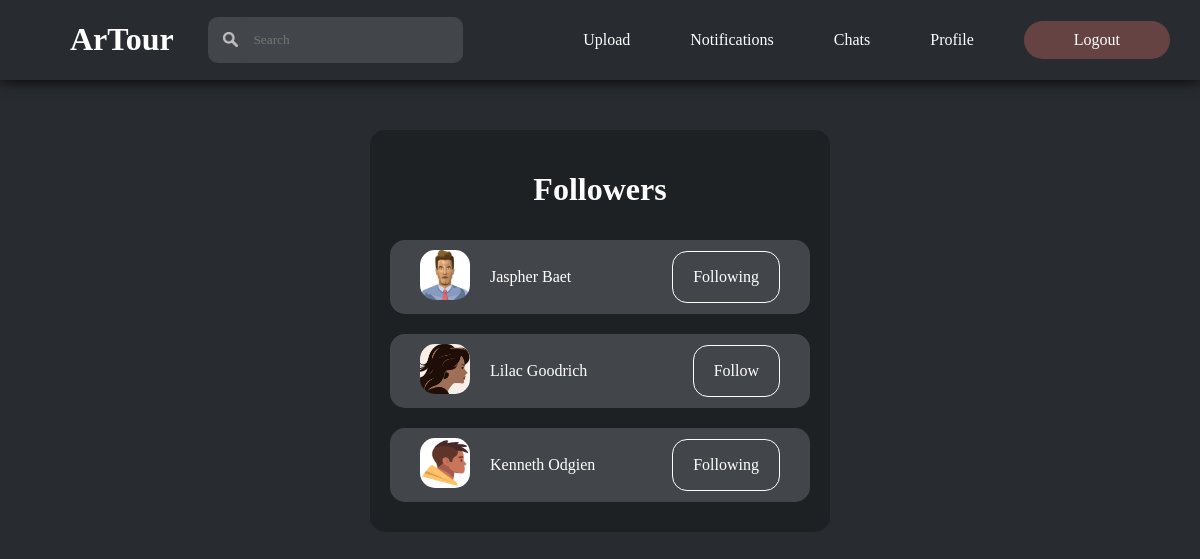
The page /html/follower.php (signed in) on the database its author committed.
### tables this page shows
CREATE TABLE `users` (
  `profileId` int(11) NOT NULL,
  `profileType` int(11) NOT NULL,
  `profileName` varchar(255) NOT NULL,
  `profilePassword` varchar(255) NOT NULL,
  `profileDescription` varchar(255) NOT NULL,
  `profileAddress` varchar(255) NOT NULL,
  `profileEmail` varchar(255) NOT NULL,
  `profileNumber` varchar(11) NOT NULL,
  `profileFacebook` varchar(255) NOT NULL,
  `profileInstagram` varchar(255) NOT NULL,
  `profileX` varchar(255) NOT NULL,
  `profilePicture` varchar(255) NOT NULL,
  `dateCreated` date NOT NULL,
  `activeStatus` int(11) NOT NULL,
  `resetToken` varchar(64) DEFAULT NULL,
  `resetTokenExpire` datetime DEFAULT NULL,
  `verifyStatus` int(11) NOT NULL,
  `verifyToken` varchar(64) DEFAULT NULL,
  `verifyTokenExpire` varchar(64) DEFAULT NULL
);

### html/follower.php (the view, shortened to what this page needs)
<!DOCTYPE html>
<html lang="en">
<head>
    <link rel="stylesheet" href="../css/follower.css">
</head>
<body>
    <?php
        $DBHost = "localhost";
        $DBUser = "root";
        $DBPass = "";
        $DBName = "artourdb";
        $conn = mysqli_connect($DBHost, $DBUser, $DBPass, $DBName);
        $getFollowers = "SELECT * FROM users
        INNER JOIN follow
        ON follow.followerId=users.profileId
        WHERE followStatus=1 AND followedId='".$_SESSION['userId']."'";
        $followingResult = mysqli_query($conn, $getFollowers);
    ?>
    <header>
        <div class="mainheader">
            <div class="logo">
                <h1><a href="home.php"> ArTour </a></h1>
            </div>
            <div class="search">
                <form action="search.php" method="POST">
                    <img src="../images/searchicon.png" alt="">
                    <input type="search" id="search" name="search" placeholder="Search">
                </form>
            </div>
            <div class="navigation">
                <nav class="sections">
                    <a href="uploadimage.php"> Upload </a>
                    <a href="notifications.php"> Notifications </a>
                    <a href="chats.php"> Chats </a>
                    <a href="profile.php"> Profile </a>
                    <a class="button" href="#divOne"> Logout </a>
                </nav>
            </div>
        </div>
    </header>
    <main>
        <div class="container">
            <h1> Followers </h1>
            <?php
                $following = mysqli_num_rows($followingResult);
                if($following>0){
                    while ($followed = mysqli_fetch_assoc($followingResult)){
                        $getFollowStatus = "SELECT * FROM follow WHERE followerId='".$_SESSION['userId']."' AND followedId='".$followed['profileId']."'";
                        $followStatusResult = mysqli_query($conn, $getFollowStatus);
                        $followbackStatus = mysqli_num_rows($followStatusResult);
                        echo "
                        <div class='profile'>
                            <div class='details'>
                                <a class='viewprofile' href='viewprofile.php?profile=".$followed['profileId']."'><img src='../profiles/".$followed['profilePicture']."' alt=''></a>
                                <p> <a class='viewprofile' href='viewprofile.php?profile=".$followed['profileId']."'> ".$followed['profileName']." </a> </p>
                            </div>
                            <div class='followStatus'>";
                            if ($followbackStatus===1) {
                                echo"
                                    <a class='followOn' href='removeFollowStatus.php?followId=".$followed['profileId']."'>
                                        <p> Following </p>
                                    </a>
                                </div>
                        </div>
                                ";
                            }
                            else {
                                echo"
                                    <a class='followOff' href='addFollowStatus.php?followId=".$followed['profileId']."'>
                                        <p> Follow </p>
                                    </a>
                                </div>
                        </div>";
                            }
                    }
                }
            ?>
        </div>
    </main>
</body>
</html>

### css/follower.css (style rules this page uses)
body { background-color: #282b30; background-size: cover; font-family: 'Century Gothic'; padding: 0; margin: 0; }
header { background-color: #282b30; display: flex; flex-direction: column; box-shadow: 0 0 15px black; width: 100%; position:sticky; top: 0; z-index: 99; }
.mainheader { display: flex; justify-content: space-between; align-items: center; }
.logo h1 { position:relative; left: 70px; }
.logo h1 a { text-decoration: none; color: white; }
.search { width: 20%; }
.search form { display: flex; align-items: center; flex-direction: row; background: #424549; border-radius: 10px; width: 100%; padding-left: 15px; }
.search form img { width: 15px; height: 15px; }
.search form input { background: #424549; padding: 15px; width: 100%; border: none; outline: none; box-sizing: border-box; font-family: "Century Gothic"; color: white; border-radius: 10px; }
.navigation { display: flex; flex-direction: row; }
nav { display: flex; align-items: center; }
main { display: flex; justify-content: center; }
.container { display: flex; flex-direction: column; align-items: center; margin-top: 50px; background-color: #1e2124; color: white; width: 35%; border-radius: 15px; padding: 20px; }
.profile { display: flex; flex-direction: row; align-items: center; justify-content: space-between; width: 100%; background-color: #424549; margin: 10px 0 10px 0; border-radius: 15px; }
.details, .followStatus { display: flex; flex-direction: row; align-items: center; margin: 10px 30px 10px 30px; }
.details img { width: 50px; height: 50px; border-radius: 15px; }
.details a { text-decoration: none; color: white; }
.details p a.viewprofile { margin-left: 20px; }

### rows shown on the page
users: profilePicture (picture), profileName "Jaspher Baet"
users: profilePicture (picture), profileName "Lilac Goodrich"
users: profilePicture (picture), profileName "Kenneth Odgien"
